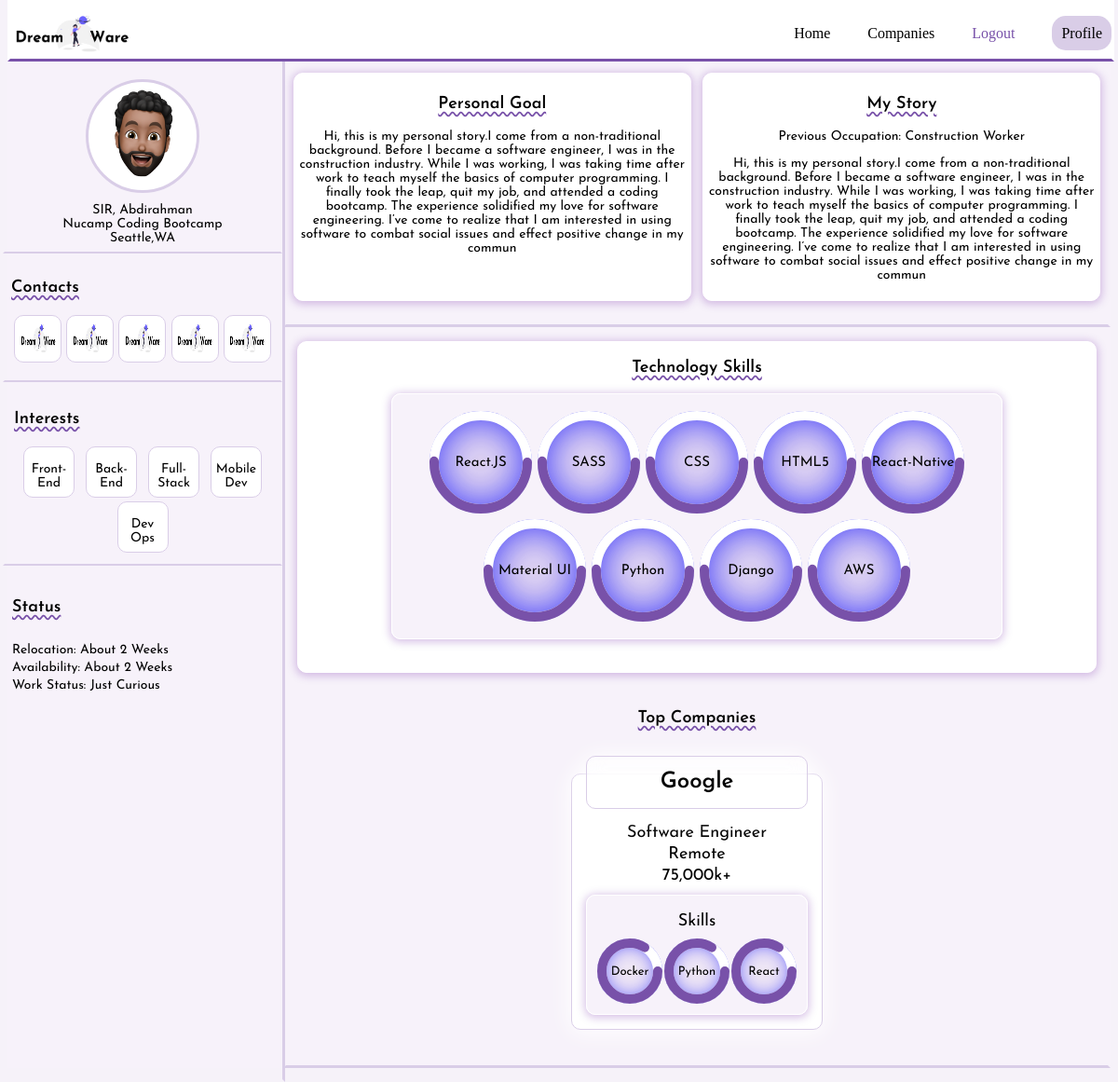
/dashboard/ (signed in), run on the app's committed database.
### dashboard/models.py (models this page shows, shortened)
class CustomUser(AbstractBaseUser, PermissionsMixin):
    def validate_email(value):
        valid_emails = [
            '@gmail.com',
            '@outlook.com',
            '@yahoo.com',
            '@protonmail.com',
            '@aol.com',
            '@icloud.com',
        ]
        for x in valid_emails:
            if x in value:
                return value
            else:
                raise ValidationError("Email Field only accepts gmail, outlook, yahoo, aol and icloud addressees.")
    username = None
    email = models.EmailField(blank = False, unique = True, validators=[validate_email])
    first_name = models.CharField(blank = False,max_length=50)
    last_name = models.CharField(blank = False,max_length=50)
    is_admin = models.BooleanField(default = False)
    is_staff = models.BooleanField(default=False)
    is_active = models.BooleanField(default=True)
    date_joined = models.DateTimeField(default=timezone.now)
    USERNAME_FIELD = 'email'
    REQUIRED_FIELDS = ['first_name','last_name']
    objects = CustomUserManager()

class Member(models.Model):
    INTERESTS = (
        ('FE', 'Front-End'),
        ('BE', 'Back-End'),
        ('FS', 'Full-Stack'),
        ('MD', 'Mobile Dev'),
        ('DO', 'Dev Ops'),
        ('SI', 'Security & Infrastructure')
    )
    WORK_STATUS = (
        ('AL', 'Actively Looking'),
        ('AC', 'Just Curious'),
        ('HE', 'Happily Employed')
    )
    WORK_AVAILABILITY = (
        ('IA', 'Immediately Available'),
        ('AW', 'About 2 Weeks'),
        ('MT', 'Moving Target')
    )
    user = models.OneToOneField(CustomUser, on_delete=models.CASCADE)
    email = models.EmailField()
    picture = models.ImageField(default="defaultuser.png",upload_to="profile_images") #upload to images folder in database
    location = models.CharField(max_length=100)
    personal_story = models.TextField(max_length=500)
    education = models.CharField(max_length=100)
    linkedin = models.CharField(max_length=100)
    github = models.CharField(max_length=100)
    portfolio = models.CharField(max_length=100)
    interests = MultiSelectField(choices=INTERESTS)
    previous_occupation = models.CharField(max_length=100)
    availability = models.CharField(max_length=2, choices=WORK_AVAILABILITY)
    workstatus = models.CharField(max_length=2, choices=WORK_STATUS)
    skills = models.ManyToManyField(TechSkills, related_name="CustomUsers")
    def interests_list(self):
        list= str(self.interests)
        list_ = list.split(',')
        return list_

class TechSkills(models.Model):
    name = models.CharField(max_length=65)
    def __str__(self):
        return self.name

### dashboard/views.py (the view)
# urls.py: path('dashboard/', views.dashboard, name='dashboard'),
@login_required(login_url='/login/')
def dashboard(request):
    users = Member.objects.filter(user=request.user)
    return render(request, 'dashboard.html',{'users': users})#{'members' : members ,'skills': skills})

### templates/dashboard.html (shortened to what this page needs)
<!DOCTYPE html>
<html lang="en" class="dashboard">
    <head>
        {% load static %}
        <link rel="stylesheet" href="{% static 'style.css' %}">
    </head>
    <body>
        <main class="dashboard" >
            <section>
                <section class="dashboard-lCol">
                    <section class="profileSection">
                        <img class="profileImg"src="/media/{{user.member.picture}}"  width="100px" height="100px"><br>
                        <section class="profileText">
                            <p class="dashboard-text">{{user.first_name}}, {{user.last_name}}</p>
                            <p class="dashboard-text">{{user.member.education}}</p>
                            <p class="dashboard-text">{{user.member.location}}</p>
                        </section>
                    </section>
                    <section class="contactSection">
                        <p class="dashboard-title">Contacts</p>
                        <section class="contactLinks">
                            <div class="contactCards">
                                <a href="mailto:{{user.member.email}}" aria-label="Member's Email"><img src="/static/images/dreamwareLogo.png" height="40px" width="40px"></a>
                            </div>
                            <div class="contactCards">
                                <a href="{{user.member.linkedin}}" target="blank" aria-label="Member's LinkedIn"><img src="/static/images/dreamwareLogo.png" height="40px" width="40px"></a>
                            </div>
                            <div class="contactCards">
                                <a href="{{user.member.github}}" target="blank" aria-label="Member's Github"><img src="/static/images/dreamwareLogo.png" height="40px" width="40px"></a>
                            </div>
                            <div class="contactCards">
                                <a href="{{user.member.portfolio}}" target="blank" aria-label="Member's Portfolio"><img src="/static/images/dreamwareLogo.png" height="40px" width="40px"></a>
                            </div>
                            <div class="contactCards">
                                <a href="{{user.member.portfolio}}" target="blank" aria-label="Member's Resume"><img src="/static/images/dreamwareLogo.png" height="40px" width="40px"></a>
                            </div>
                        </section>
                    </section>
                    <section class="interestsSection">
                        <p class="dashboard-title">Interests</p>
                        <section class="interestsContainer">
                            {% for x in user.member.interests_list %}
                                <div class="interestsCards">
                                    <p class="dashboard-text">{{x}}</p>
                                </div>
                            {% endfor %}
                        </section>
                    </section>
                    <section class="statusSection">
                        <p class="dashboard-title">Status</p>
                        <section class="statusContainer">
                            <p class="dashboard-text">Relocation: {{user.member.get_availability_display}}</p>
                            <p class="dashboard-text">Availability: {{user.member.get_availability_display}}</p>
                            <p class="dashboard-text">Work Status: {{user.member.get_workstatus_display}}</p>
                        </section>
                    </section>
                </section>
                <section class="dashboard-rCol">
                    <section class="personalSection">
                        <section class="rowOne-lCol">
                            <p class="dashboard-title">Personal Goal</p>
                            <p class="dashboard-text"> {{user.member.personal_story}}</p>
                        </section>
                        <section class="rowOne-rCol">
                            <p class="dashboard-title">My Story</p>
                            <p class="dashboard-text"> Previous Occupation: {{user.member.previous_occupation}}</p>
                            <p class="dashboard-text"> {{user.member.personal_story}}</p>
                        </section>
                    </section>
                    <section class="skillsSection">
                        <p class="dashboard-title">Technology Skills</p>
                        <section class="techskills">
                            {% for skill in user.member.skills.all %}
                                <div class="skill-circle">
                                    <svg>
                                        <circle cx="50" cy="50" r="50"></circle>
                                        <circle cx="50" cy="50" r="50"></circle>
                                    </svg>
                                    <div class="text">
                                        {{skill}}
                                    </div>
                                </div>
                            {% endfor %}
                        </section>
                    </section>
                    <section class="companiesSection">
                        <p class="dashboard-title">Top Companies</p>
                        <section class="companyCards">
                            <section class="cards">
                                <section class="infoSection">
                                    <div class="companyTitle">
                                        <p class="title"> Google</p>
                                    </div>
                                    <p> Software Engineer</p>
                                    <p>Remote</p>
                                    <p>75,000k+</p>
                                </section>
                                <section class="skills">
                                   <p>Skills</p>
                                    <section class="skills-section">
                                        <div class="skill-circle">
                                            <svg>
                                                <circle cx="30" cy="30" r="30"></circle>
                                                <circle cx="30" cy="30" r="30"></circle>
                                            </svg>
                                            <div class="text">
                                                Docker
                                            </div>
                                        </div>
                                        <div class="skill-circle">
                                            <svg>
                                                <circle cx="30" cy="30" r="30"></circle>
                                                <circle cx="30" cy="30" r="30"></circle>
                                            </svg>
                                            <div class="text">
                                                Python
                                            </div>
                                        </div>
                                        <div class="skill-circle">
                                            <svg>
                                                <circle cx="30" cy="30" r="30"></circle>
                                                <circle cx="30" cy="30" r="30"></circle>
                                            </svg>
                                            <div class="text">
                                                React
                                            </div>
                                        </div>
                                    </section>
                                </section>
                            </section>
                        </section>
                    </section>
                </section>
            </section>
        </main>
    </body>
</html>

### data on the page
CustomUser: member.picture (picture), first_name "SIR", last_name "Abdirahman", member.education "Nucamp Coding Bootcamp", member.location "Seattle,WA", member.availability "About 2 Weeks", member.workstatus "Just Curious", member.personal_story "Hi, this is my personal story.I come from a non-traditional background. Before I became a software engineer, I was in the construction industry. While I was working, I was taking time after work to teach myself the basics of computer programming. I finally took the leap, quit my job, and attended a coding bootcamp. The experience solidified my love for software engineering. I’ve come to realize that I am interested in using software to combat social issues and effect positive change in my commun", member.previous_occupation "Construction Worker"
TechSkills: name "React.JS"
TechSkills: name "SASS"
TechSkills: name "CSS"
TechSkills: name "HTML5"
TechSkills: name "React-Native"
TechSkills: name "Material UI"
TechSkills: name "Python"
TechSkills: name "Django"
TechSkills: name "AWS"

### other printed values
{{ x }} "Front-End" "Back-End" "Full-Stack" "Mobile Dev" "Dev Ops"
